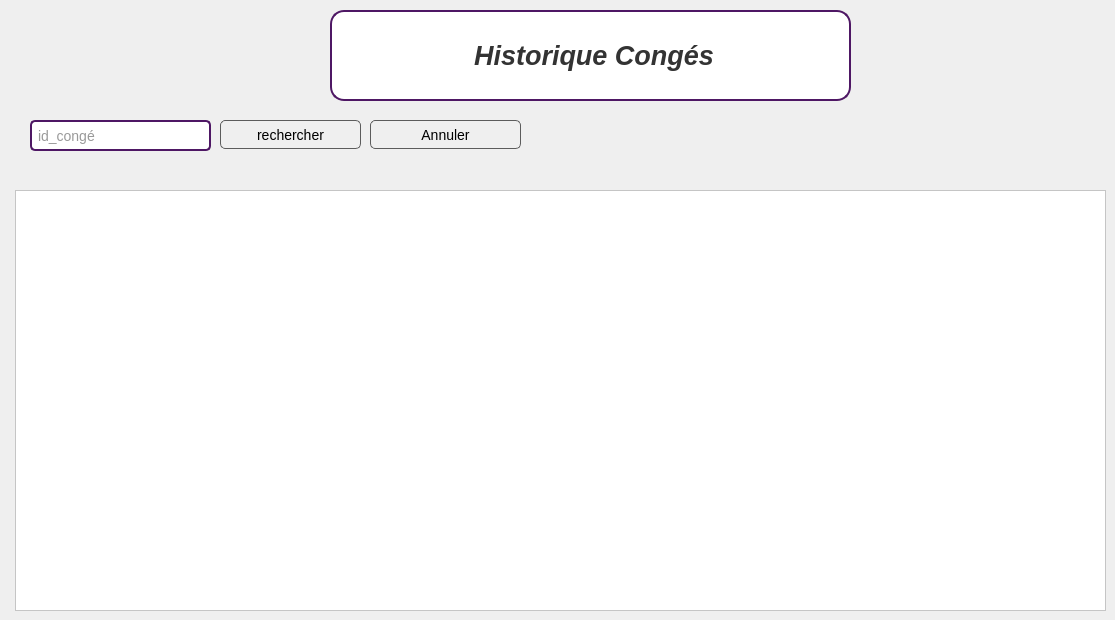
    <widget class="QWidget" name="tab_37">
     <attribute name="title">
      <string>Historique conge</string>
     </attribute>
     <widget class="QWidget" name="widget_9" native="true">
      <property name="geometry">
       <rect>
        <x>20</x>
        <y>100</y>
        <width>1081</width>
        <height>71</height>
       </rect>
      </property>
      <property name="styleSheet">
       <string notr="true">/* QLineEdit styling */
QLineEdit {
    background-color: #f0f0f0;
    border: 1px solid #5c5c5c;
    border-radius: 5px;         /* Corrected property and added border-radius */
    padding: 5px;
    font-size: 14px;
    color: #333333;
}

QLineEdit:hover {
    border: 1px solid #0078d7;
}

QLineEdit:focus {
    border: 1px solid #3b5998;
    background-color: #ffffff;
}

/* QDateEdit styling */
QDateEdit {
    background-color: #f0f0f0;
    border: 1px solid #5c5c5c;
    padding: 5px;
    font-size: 14px;
    color: #333333;
    border-radius: 5px;         /* Add border-radius for rounded corners */
}

QDateEdit::drop-down {
    subcontrol-origin: padding;
    subcontrol-position: top right;
    width: 20px;
    border-left: 1px solid #5c5c5c;
}

/* QComboBox styling */
QComboBox {
    background-color: #f0f0f0;
    border: 1px solid #5c5c5c;
    padding: 5px;
    font-size: 14px;
    color: #333333;
    border-radius: 5px;         /* Add border-radius for rounded corners */
}

QComboBox::drop-down {
    subcontrol-origin: padding;
    subcontrol-position: top right;
    width: 20px;
    border-left: 1px solid #5c5c5c;
}

/* QPushButton styling */
QPushButton {
    color: black;
    border: 1px solid #5c5c5c;
    padding: 5px 15px;
    font-size: 14px;
    border-radius: 5px;         /* Add border-radius for rounded corners */
}

QPushButton:hover {
    background-color: rgb(252, 246, 243);
}

QPushButton:pressed {
    background-color: #C0C0C0; /* Change background color when pressed */
    border: 1px solid black; /* Change border color when pressed */
}

QPushButton:disabled {
    background-color: #C0C0C0;
    color: #a0a0a0;
    border: 1px solid #d3d3d3;
}

/* QCheckBox styling */
QCheckBox {
    spacing: 5px;
    font-size: 14px;
    color: #333333;
}

QCheckBox::indicator {
    width: 16px;
    height: 16px;
}

/* QLabel styling */
QLabel {
    font-size: 14px;
    color: #333333;
    padding: 5px;
    border: none; /* Remove border if not needed */
    border-radius: 5px;         /* Add border-radius for rounded corners */
}
</string>
      </property>
      <widget class="QPushButton" name="annuler_histo_2">
       <property name="geometry">
        <rect>
         <x>350</x>
         <y>20</y>
         <width>151</width>
         <height>29</height>
        </rect>
       </property>
       <property name="styleSheet">
        <string notr="true">QPushButton#modifier2 {
    background-color: rgb(255, 255, 255);

	border: 2px solid #9f86c0 ;/* Default thicker border */
    border-radius: 5px;
}

QPushButton#modifier2:hover {
    background-color: #9f86c0; 
}</string>
       </property>
       <property name="text">
        <string>Annuler</string>
       </property>
      </widget>
      <widget class="QLineEdit" name="id_conge_2">
       <property name="geometry">
        <rect>
         <x>10</x>
         <y>20</y>
         <width>181</width>
         <height>31</height>
        </rect>
       </property>
       <property name="styleSheet">
        <string notr="true">QLineEdit {
    border: 2px solid #4e1764;  /* Default thicker border */
    border-radius: 5px;
    background-color: white;  /* Ensure background stays white */
    padding: 4px;  /* Adjust padding for better spacing */
}

QLineEdit:focus {
    border: 3px solid #9f86c0;  /* Highlight border when focused */
    background-color: white;  /* Keep background white */
}
</string>
       </property>
       <property name="placeholderText">
        <string>id_congé</string>
       </property>
      </widget>
      <widget class="QPushButton" name="rechercher_2">
       <property name="geometry">
        <rect>
         <x>200</x>
         <y>20</y>
         <width>141</width>
         <height>29</height>
        </rect>
       </property>
       <property name="styleSheet">
        <string notr="true">QPushButton#chercher_2 {
    background-color: rgb(255, 255, 255);
	border: 2px solid #9f86c0 ;/* Default thicker border */
    border-radius: 5px;
}</string>
       </property>
       <property name="text">
        <string>rechercher</string>
       </property>
      </widget>
     </widget>
     <widget class="QTableView" name="historique_2">
      <property name="geometry">
       <rect>
        <x>15</x>
        <y>190</y>
        <width>1091</width>
        <height>421</height>
       </rect>
      </property>
      <property name="styleSheet">
       <string notr="true">background-color: rgb(255, 255, 255);</string>
      </property>
     </widget>
     <widget class="QLabel" name="label_185">
      <property name="geometry">
       <rect>
        <x>330</x>
        <y>10</y>
        <width>521</width>
        <height>91</height>
       </rect>
      </property>
      <property name="font">
       <font>
        <pointsize>-1</pointsize>
        <italic>true</italic>
        <bold>true</bold>
       </font>
      </property>
      <property name="styleSheet">
       <string notr="true">/* QLabel styling */
QLabel {
    background: white;          /* Set background to white */
    color: #333333;             /* Text color */
    font-size: 25px;            /* Font size */
    padding: 5px;               /* Padding around the text */
    border: 2px solid #4e1764;  /* Optional: Add a border */
    border-radius: 14px;
}

</string>
      </property>
      <property name="text">
       <string>&lt;html&gt;&lt;head/&gt;&lt;body&gt;&lt;p align=&quot;center&quot;&gt;&lt;span style=&quot; font-size:20pt;&quot;&gt;Historique Congés&lt;/span&gt;&lt;/p&gt;&lt;/body&gt;&lt;/html&gt;</string>
      </property>
     </widget>
    </widget>
